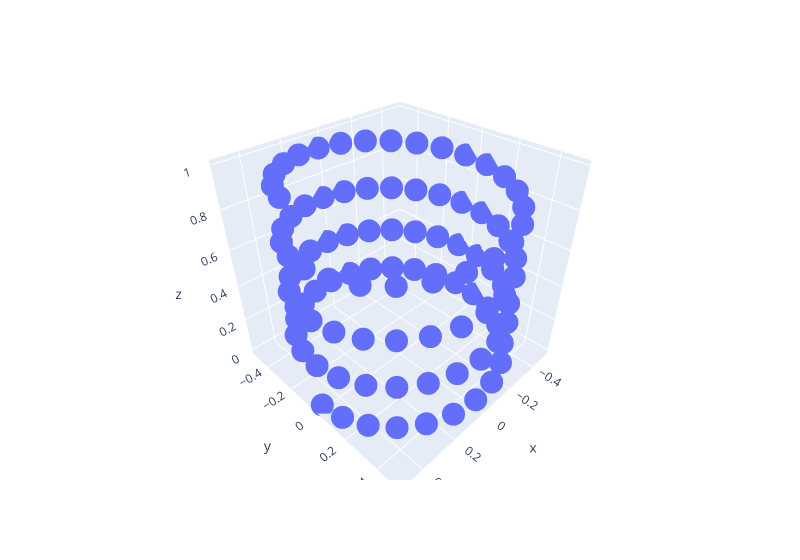

Source (notebook cell):
### Code cell
import plotly.express as px

fig = px.scatter_3d(x=coord_mat[0, :], y=coord_mat[1, :], z=coord_mat[2, :])
fig.update_layout(width=800)
fig.show()
